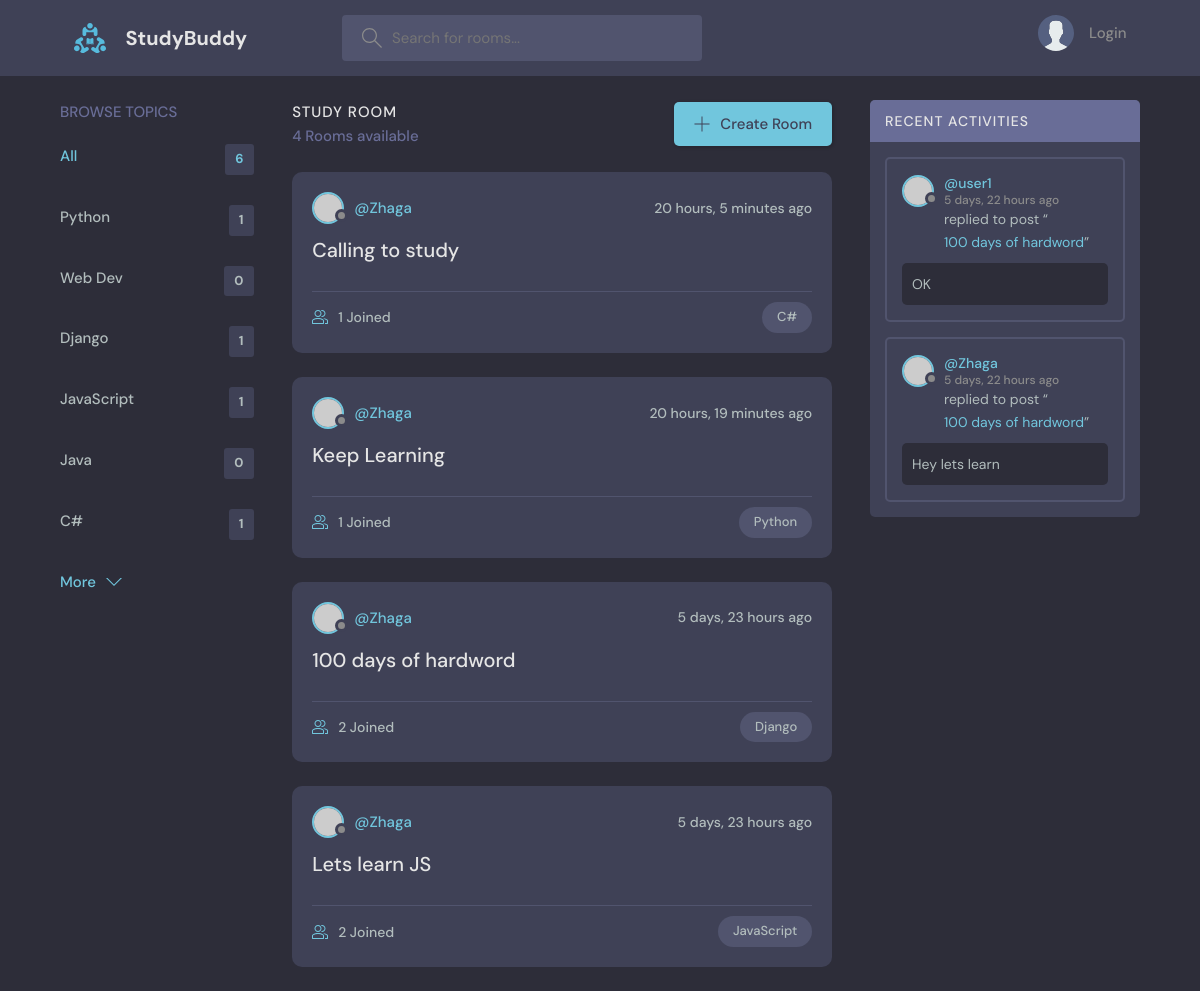
The page / on the database its author committed.
### baseapp/models.py (models this page shows, shortened)
class Topic(models.Model):
    name = models.CharField(max_length=200)

class Room(models.Model):
    host = models.ForeignKey(User, on_delete = SET_NULL, null=True)
    topic = models.ForeignKey(Topic, on_delete = models.SET_NULL, null=True)
    name = models.CharField(max_length=200)
    description = models.TextField(null = True, blank = True)
    participants = models.ManyToManyField(User, related_name='participants', blank=True)
    updated = models.DateTimeField(auto_now=True)
    created = models.DateTimeField(auto_now_add=True)
    class Meta:
        ordering = ['-updated', '-created']
    def __str__(self):
        return self.name

class Message(models.Model):
    user = models.ForeignKey(User, on_delete = models.CASCADE)
    room = models.ForeignKey(Room, on_delete = models.CASCADE)
    body = models.TextField()
    updated = models.DateTimeField(auto_now=True)
    created = models.DateTimeField(auto_now_add=True)
    class Meta:
        ordering = ['-updated', '-created']

### baseapp/views.py (the view)
# urls.py: path('', views.home, name = 'home'),
def home(request):
    q = request.GET.get('q', '')
    rooms = Room.objects.filter(
        Q(topic__name__icontains = q) |
        Q(name__icontains = q) |
        Q(description__icontains = q)
    )
    topics = Topic.objects.all()
    room_count = rooms.count()
    room_messages = Message.objects.all().filter(Q(room__topic__name__icontains = q))
    context = {'rooms': rooms, 'topics': topics, 'room_count': room_count, 'room_messages': room_messages}
    return render(request, 'baseapp/home.html', context)

### baseapp/templates/baseapp/home.html (shortened to what this page needs)
{% extends 'main.html' %}
{% block content %}
    <main class="layout layout--3">
      <div class="container">
        {% include 'baseapp/topics_component.html' %}
        <div class="roomList">
          <div class="roomList__header">
            <div>
              <h2>Study Room</h2>
              <p>{{ room_count }} Rooms available</p>
            </div>
            <a class="btn btn--main" href="{% url 'create-room' %}">
              <svg version="1.1" xmlns="http://www.w3.org/2000/svg" width="32" height="32" viewBox="0 0 32 32">
                <title>add</title>
                <path
                  d="M16.943 0.943h-1.885v14.115h-14.115v1.885h14.115v14.115h1.885v-14.115h14.115v-1.885h-14.115v-14.115z"
                ></path>
              </svg>
              Create Room
            </a>
          </div>
            {% include 'baseapp/feeds_component.html' %}
        </div>
        {% include 'baseapp/activity_component.html' %}
      </div>
    </main>
{% endblock content %}

### baseapp/templates/baseapp/topics_component.html
<div class="topics">
  <div class="topics__header">
    <h2>Browse Topics</h2>
  </div>
  <ul class="topics__list">
    <li>
      <a href="{% url 'home' %}" class="active">All <span>{{ topics.count }}</span></a>
    </li>
      {% for topic in topics %}
    <li>
      <a href="{% url 'home' %}?q={{ topic.name }}">{{ topic.name }} <span>{{ topic.room_set.all.count }}</span></a>
    </li>
{% endfor %}
  </ul>
  <a class="btn btn--link" href="topics.html">
    More
    <svg version="1.1" xmlns="http://www.w3.org/2000/svg" width="32" height="32" viewBox="0 0 32 32">
      <title>chevron-down</title>
      <path d="M16 21l-13-13h-3l16 16 16-16h-3l-13 13z"></path>
    </svg>
  </a>
</div>

### baseapp/templates/baseapp/feeds_component.html (shortened to what this page needs)
{%  for room in rooms %}
<div class="roomListRoom">
    <div class="roomListRoom__header">
      <a href="{% url 'user-profile' room.host.id %}" class="roomListRoom__author">
        <div class="avatar avatar--small">
          <img src="https://randomuser.me/api/portraits/women/11.jpg" />
        </div>
        <span>@{{ room.host.username }}</span>
      </a>
      <div class="roomListRoom__actions">
        <span>{{ room.created|timesince }} ago</span>
      </div>
    </div>
    <div class="roomListRoom__content">
      <a href="{% url 'room' room.id %}">{{ room.name }}</a>
    </div>
    <div class="roomListRoom__meta">
      <a href="{% url 'room' room.id %}" class="roomListRoom__joined">
        {{ room.participants.all.count }} Joined
      </a>
      <p class="roomListRoom__topic">{{ room.topic.name }}</p>
    </div>
</div>
{% endfor %}

### baseapp/templates/baseapp/activity_component.html (shortened to what this page needs)
<div class="activities">
  <div class="activities__header">
    <h2>Recent Activities</h2>
  </div>
    {% for message in room_messages %}
  <div class="activities__box">
    <div class="activities__boxHeader roomListRoom__header">
      <a href="{% url 'user-profile' message.user.id %}" class="roomListRoom__author">
        <div class="avatar avatar--small">
          <img src="https://randomuser.me/api/portraits/women/11.jpg" />
        </div>
        <p>
          @{{ message.user }}
          <span>{{ message.created|timesince }} ago</span>
        </p>
      </a>
    </div>
    <div class="activities__boxContent">
      <p>replied to post “<a href="{% url 'room' message.room.id %}">{{ message.room }}</a>”</p>
      <div class="activities__boxRoomContent">
        {{ message.body }}
      </div>
    </div>
  </div>
    {% endfor %}
</div>

### rows shown on the page
Topic: name "Python", room_set.all.count "1"
Topic: name "Web Dev", room_set.all.count "0"
Topic: name "Django", room_set.all.count "1"
Topic: name "JavaScript", room_set.all.count "1"
Topic: name "Java", room_set.all.count "0"
Topic: name "C#", room_set.all.count "1"
Room: host.username "Zhaga", created "20 hours, 5 minutes", name "Calling to study", participants.all.count "1", topic.name "C#"
Room: host.username "Zhaga", created "20 hours, 19 minutes", name "Keep Learning", participants.all.count "1", topic.name "Python"
Room: host.username "Zhaga", created "5 days, 23 hours", name "100 days of hardword", participants.all.count "2", topic.name "Django"
Room: host.username "Zhaga", created "5 days, 23 hours", name "Lets learn JS", participants.all.count "2", topic.name "JavaScript"
Message: user "user1", created "5 days, 22 hours", room "100 days of hardword", body "OK"
Message: user "Zhaga", created "5 days, 22 hours", room "100 days of hardword", body "Hey lets learn"

### other values the page prints
{{ topics.count }} "6"
{{ room_count }} "4"
